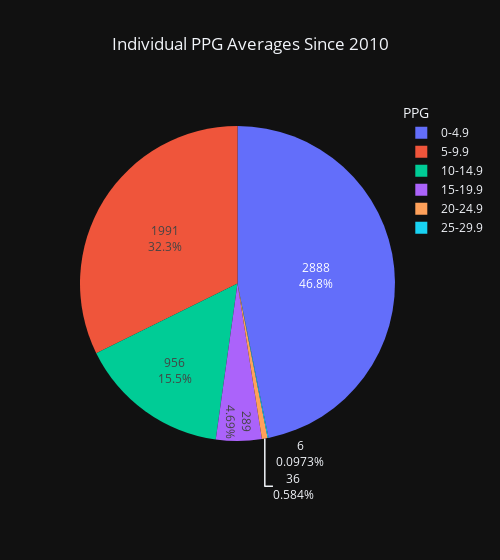

The code cell stored with this chart in its notebook:
### Markdown cell above
### Individual Scoring Averages
- look at what percentage of players have averaged between X and Y points in a season (having played >10 games)
- each player/season record/instance is a separate instance

### Code cell
pts = [0, 5, 10, 15, 20, 25, 30]
df = pd.DataFrame()

for idx in range(0,len(pts)-1):
    lower_bound = pts[idx]
    upper_bound = pts[idx+1]
    
    q = """
        SELECT count(player_id)
        FROM player_shooting
        NATURAL JOIN player_info
        WHERE ppg >= %s AND ppg < %s AND games_played > 10 
        """
    result = read_query(connection, q,[lower_bound, upper_bound])
    
    df[lower_bound] = result[0]
     
#count total number of players since 2010 who played in at least 10 games
q2 = """
    SELECT count(player_id)
    FROM player_info
    WHERE games_played > 10
    ;
    """

num_players_total = read_query(connection, q2, None)

labels = ['0-4.9','5-9.9','10-14.9','15-19.9', '20-24.9', '25-29.9']
plot = px.pie(df, values=df.iloc[0], names=labels, title="Individual PPG Averages Since 2010")
plot.update_traces(textinfo='percent+value')
plot.update_layout(width=500, template="plotly_dark", title_x=0.5, legend=dict(title="PPG"))
plot.show()

#save Figure as jpg image
plot.write_image("images/ppg_ave_piechart.jpeg")

print(num_players_total)

### Figure 1 — Plotly figure (JSON) as saved in the notebook; plotly's stock layout.template omitted (floating-point values rounded to 4 significant figures)
{"data": [{"domain": {"x": [0, 1], "y": [0, 1]}, "hovertemplate": "label=%{label}<br>value=%{value}<extra></extra>", "labels": ["0-4.9", "5-9.9", "10-14.9", "15-19.9", "20-24.9", "25-29.9"], "legendgroup": "", "name": "", "showlegend": true, "textinfo": "percent+value", "type": "pie", "values": [2888, 1991, 956, 289, 36, 6]}], "layout": {"legend": {"title": {"text": "PPG"}, "tracegroupgap": 0}, "title": {"text": "Individual PPG Averages Since 2010", "x": 0.5}, "width": 500}}
